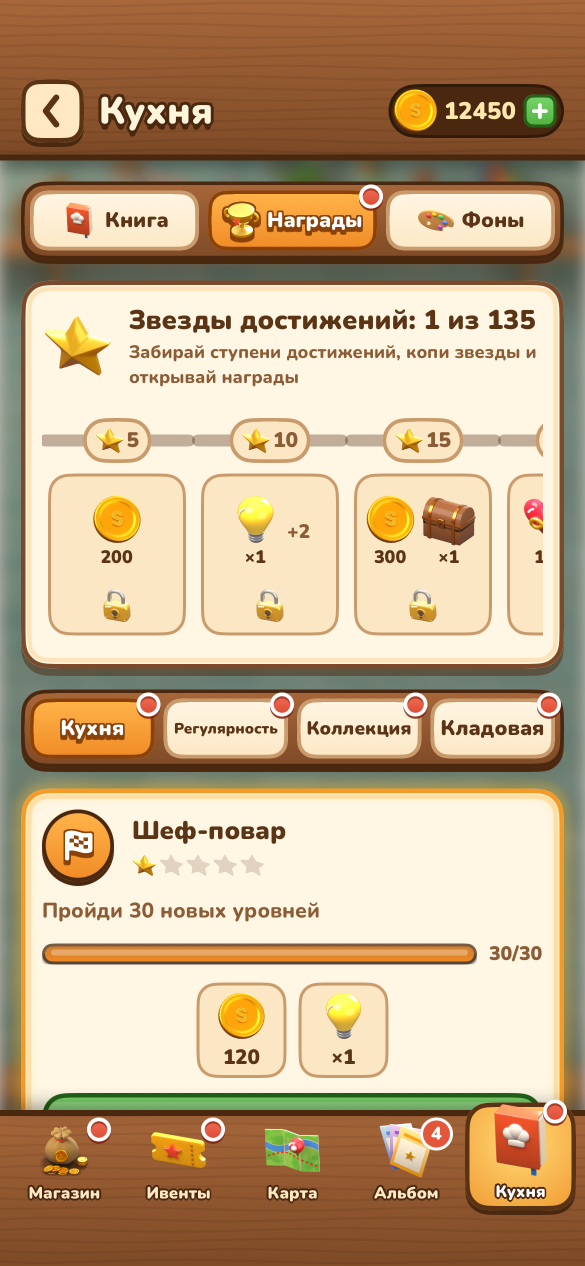
#> input picture shots/achievements.png, 1170 x 2532 px (shown at 1/2 size)
$ python sheet.py out.png ../../shots/achievements.png
#> lines starting #> are read from the running program, lines starting #| are printed output that depends on the picture
"""Лист для проверки рендеров: картинки сеткой на кремовом фоне с подписями.

Запуск: python3 tools/render/sheet.py <вывод.png> <png или папка> [...] [--cell 180] [--cols 6]
Картинки подгоняются под ячейку как в игре: продукт стоит на нижнем крае.
"""
import argparse
import glob
import os

from PIL import Image, ImageDraw


def main():
    ap = argparse.ArgumentParser()
    ap.add_argument("out")
    ap.add_argument("paths", nargs="+")
    ap.add_argument("--cell", type=int, default=180)
    ap.add_argument("--cols", type=int, default=6)
    args = ap.parse_args()
    files = []
    for p in args.paths:
        if os.path.isdir(p):
            files += sorted(glob.glob(os.path.join(p, "*.png")))
        else:
            files.append(p)
    files = [f for f in files if "_spin_" not in os.path.basename(f) or f.endswith("_00.png")]
    c, cols = args.cell, args.cols
    rows = max(1, (len(files) + cols - 1) // cols)
    out = Image.new("RGB", (cols * c, rows * (c + 18)), (245, 232, 210))
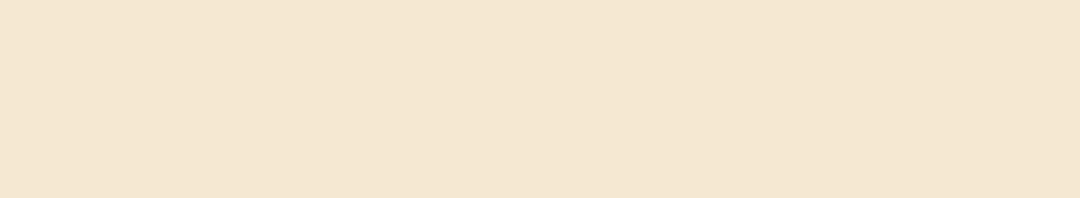
#> out: PIL image 1080x198 RGB; mean R, G, B 245, 232, 210
    d = ImageDraw.Draw(out)
    for i, f in enumerate(files):
        im = Image.open(f).convert("RGBA")
#> im is the input picture: PIL image 1170x2532 RGBA; mean R, G, B, A 196.1, 169.4, 135.5, 255
        box = im.getchannel("A").point(lambda v: 255 if v > 12 else 0).getbbox()
#> box = (0, 0, 1170, 2532)
        if box:
            im = im.crop(box)
        im.thumbnail((c - 16, c - 16), Image.LANCZOS)
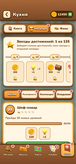
#> im: PIL image 76x164 RGBA; mean R, G, B, A 195.5, 169.3, 135.5, 255
        x = (i % cols) * c + (c - im.width) // 2
#> x = 52
        y = (i // cols) * (c + 18) + (c - 8 - im.height)
#> y = 8
        out.paste(im, (x, y), im)
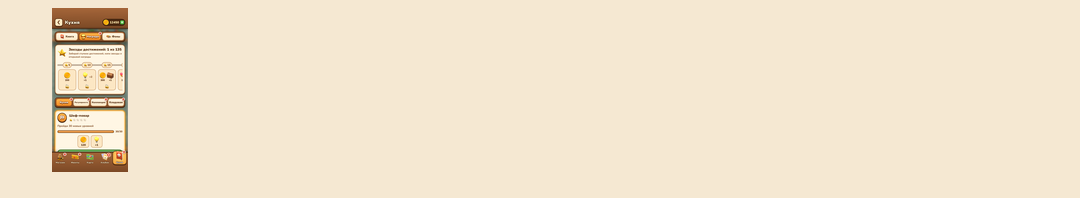
#> out: PIL image 1080x198 RGB; mean R, G, B 242.1, 228.3, 205.7
        name = os.path.splitext(os.path.basename(f))[0]
        d.text(((i % cols) * c + 6, (i // cols) * (c + 18) + c), name[:26], fill=(90, 60, 40))
    out.save(args.out)
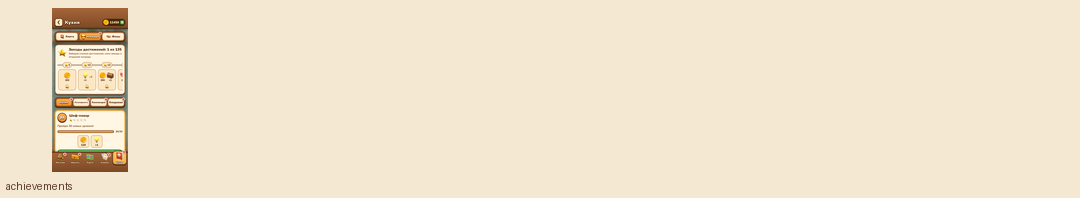
#> saved as out.png: PIL image 1080x198 RGB; mean R, G, B 242, 228.2, 205.5
    print(args.out, len(files))


if __name__ == "__main__":
    main()

$ run again, on shots/book.png
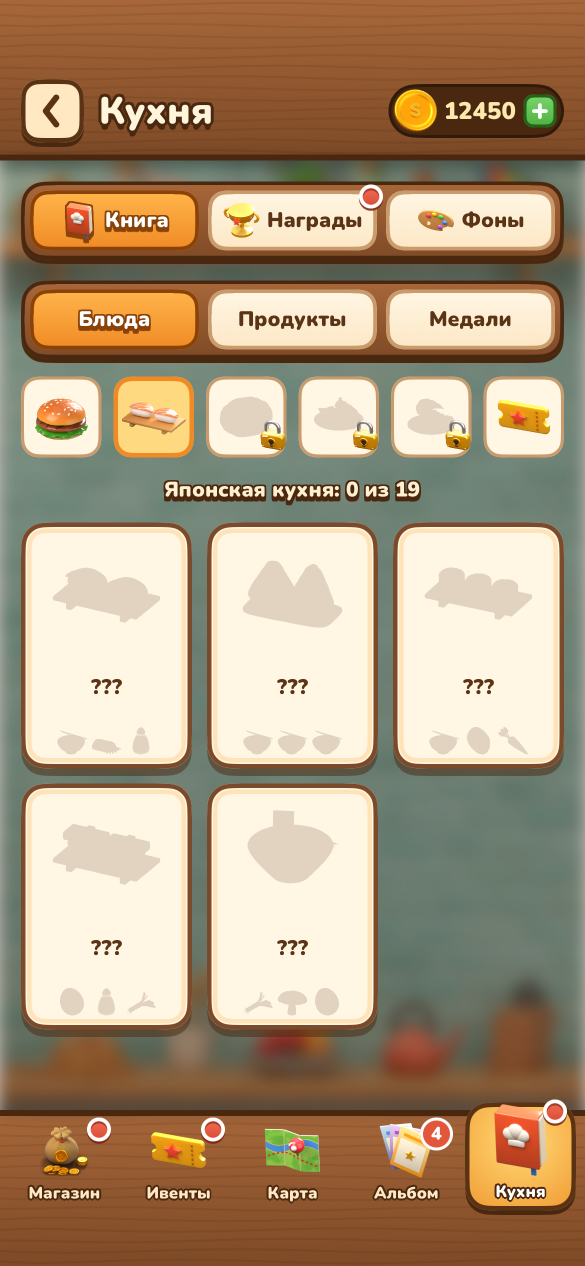
#> input picture shots/book.png, 1170 x 2532 px (shown at 1/2 size)
#> in main, im is the input picture: PIL image 1170x2532 RGBA; mean R, G, B, A 172.2, 149.8, 121.1, 255
#> box = (0, 0, 1170, 2532)
#> in main, `im.thumbnail((c - 16, c - 16), Image.LANCZOS)`:
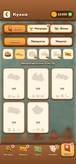
#> im: PIL image 76x164 RGBA; mean R, G, B, A 171.7, 149.7, 121.1, 255
#> in main, `out.paste(im, (x, y), im)`:
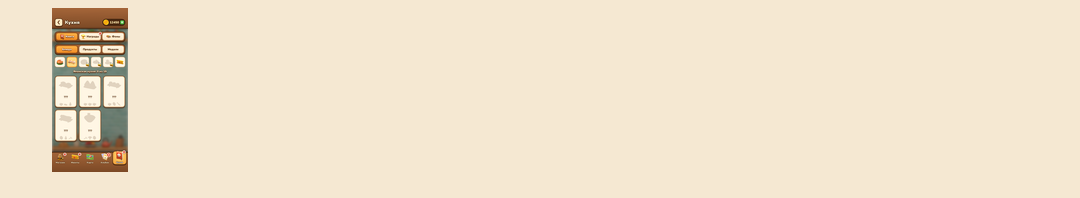
#> out: PIL image 1080x198 RGB; mean R, G, B 240.7, 227.2, 204.8

$ run again, on shots/challenges.png
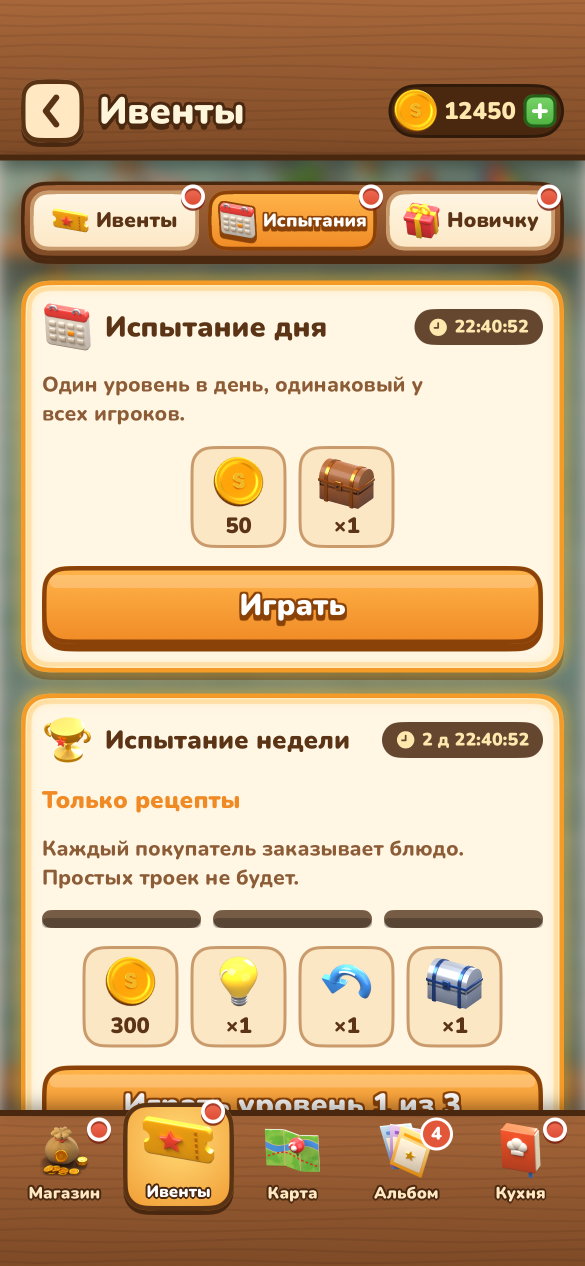
#> input picture shots/challenges.png, 1170 x 2532 px (shown at 1/2 size)
#> in main, im is the input picture: PIL image 1170x2532 RGBA; mean R, G, B, A 201, 169.8, 132, 255
#> box = (0, 0, 1170, 2532)
#> in main, `im.thumbnail((c - 16, c - 16), Image.LANCZOS)`:
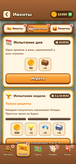
#> im: PIL image 76x164 RGBA; mean R, G, B, A 200.4, 169.7, 132, 255
#> in main, `out.paste(im, (x, y), im)`:
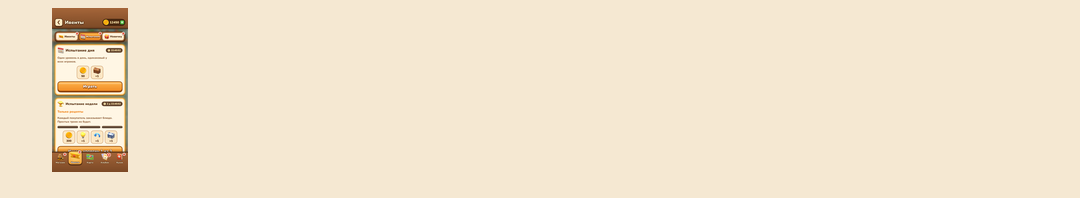
#> out: PIL image 1080x198 RGB; mean R, G, B 242.4, 228.4, 205.5

$ run again, on shots/events.png
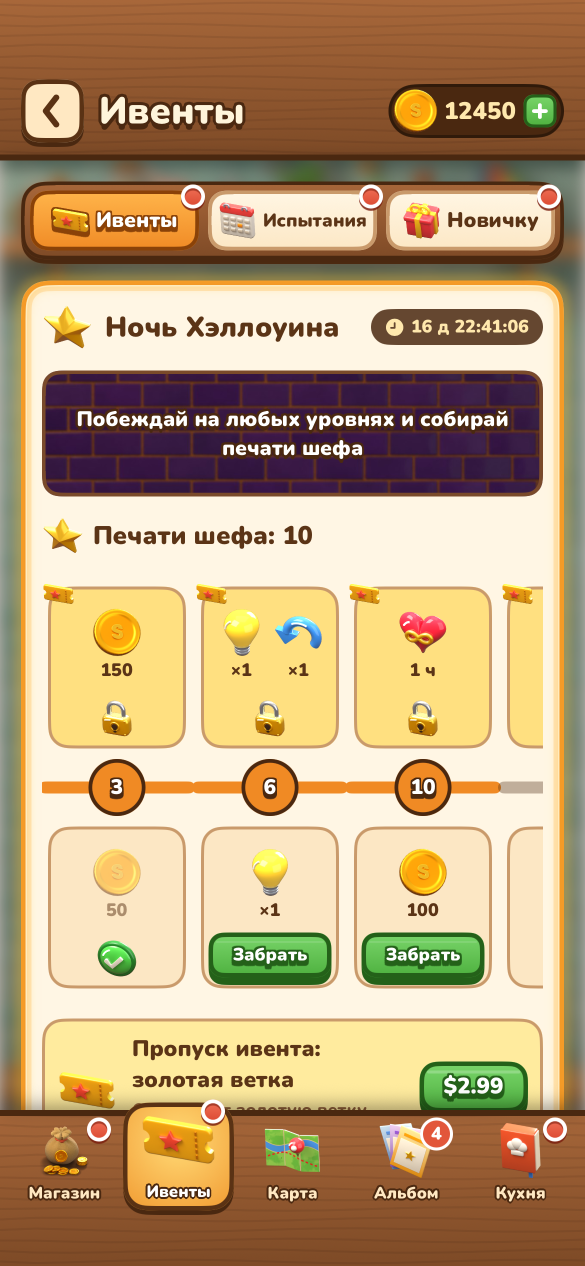
#> input picture shots/events.png, 1170 x 2532 px (shown at 1/2 size)
#> in main, im is the input picture: PIL image 1170x2532 RGBA; mean R, G, B, A 188.4, 159.8, 119.9, 255
#> box = (0, 0, 1170, 2532)
#> in main, `im.thumbnail((c - 16, c - 16), Image.LANCZOS)`:
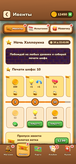
#> im: PIL image 76x164 RGBA; mean R, G, B, A 187.7, 159.7, 119.9, 255
#> in main, `out.paste(im, (x, y), im)`:
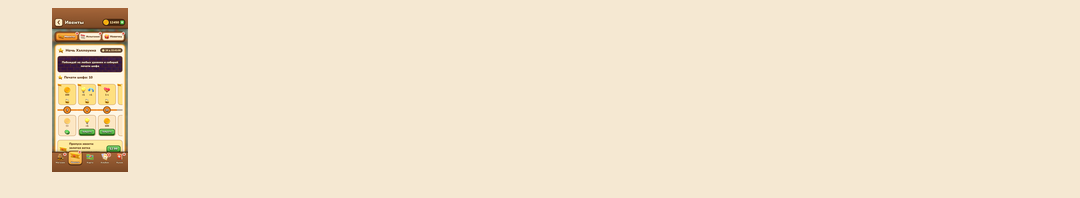
#> out: PIL image 1080x198 RGB; mean R, G, B 241.7, 227.8, 204.7
